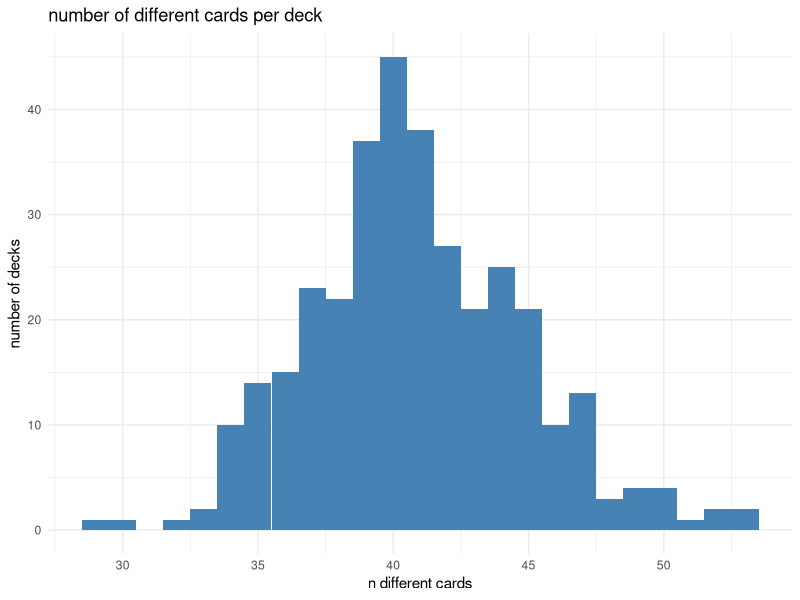
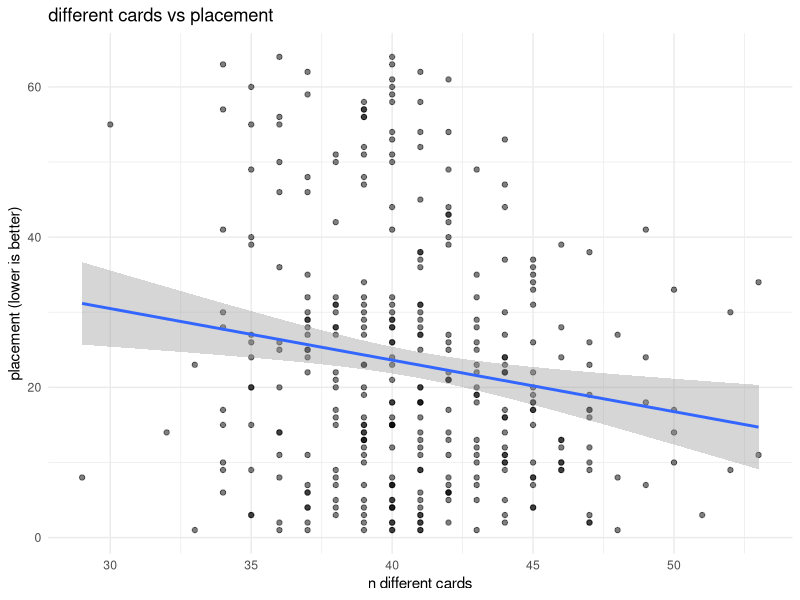

The R source for these figures, in order: (Note: this script raises an error after producing the figures.)
## ---- chunk 1
library(dplyr)
library(ggplot2)
library(tidyr)

# Carica i dati
decks <- read.csv("./datasets/DATASET-decks-TCG-3-six_months.csv")
tournaments <- read.csv("./datasets/DATASET-tournaments-TCG-3-six_months.csv")

# Calcola statistiche di composizione per ogni deck
deck_stats <- decks %>%
  group_by(deck_id) %>%
  summarise(
    num_unique_cards = n_distinct(name),
    avg_copies = mean(copies),
    var_copies = var(copies),
    archetype = first(archetype)
  )

# Unisci con i risultati del torneo (per confronto con performance)
deck_stats <- left_join(deck_stats, tournaments %>% dplyr::select(deck_id, placement), by = "deck_id")

# Visualizza la distribuzione della varietà dei mazzi
ggplot(deck_stats, aes(x = num_unique_cards)) +
  geom_histogram(binwidth = 1, fill = "steelblue") +
  theme_minimal() +
  labs(title = "number of different cards per deck", x = "n different cards", y = "number of decks")

# Relazione tra numero di carte uniche e piazzamento
ggplot(deck_stats, aes(x = num_unique_cards, y = placement)) +
  geom_point(alpha = 0.5) +
  geom_smooth(method = "lm") +
  theme_minimal() +
  labs(title = "different cards vs placement", x = "n different cards", y = "placement (lower is better)")


regr = lm(deck_stats$placement ~ deck_stats$num_unique_cards)
summary(regr)
## ---- chunk 2
regr = lm(deck_stats$placement ~ deck_stats$num_unique_cards + deck_stats$archetype)
summary(regr)
## ---- chunk 3
most_used_cards <- decks %>%
  group_by(name) %>%
  summarise(count = n()) %>%
  arrange(desc(count)) %>%
  head(20)
## ---- chunk 4
library(tidyverse)
library(reshape2)

# Carica il file esportato
df <- most_used_cards

# =======================
# BARPLOT PER ARCHETYPE
# =======================

# Riorganizza i dati in formato long per il barplot
df_long <- df %>%
  dplyr::select(card, starts_with("Top8.Decks"), everything()) %>%
  pivot_longer(cols = -(1:5), names_to = "Archetype", values_to = "Top8_Count") %>%
  filter(Top8_Count > 0)

# Grafico a barre
ggplot(df_long, aes(x = reorder(Card, Top8_Count), y = Top8_Count, fill = Archetype)) +
  geom_bar(stat = "identity") +
  coord_flip() +
  labs(title = "Top 20 Carte nei Top 8 per Archetype",
       x = "Carta", y = "Numero di Mazzi Top 8") +
  theme_minimal()

# =======================
# HEATMAP
# =======================

# Prepara i dati per la heatmap
heatmap_data <- df_long %>%
  pivot_wider(names_from = Archetype, values_from = Top8_Count, values_fill = 0)

# Converti in matrice per ggplot
heatmap_melt <- melt(heatmap_data, id.vars = "Card")

# Heatmap con valori
ggplot(heatmap_melt, aes(x = variable, y = reorder(Card, desc(Card)), fill = value)) +
  geom_tile(color = "white") +
  scale_fill_gradient(low = "white", high = "red") +
  geom_text(aes(label = value), size = 3) +
  labs(title = "Heatmap: Presenza Carte Top 20 nei Top 8 per Archetype",
       x = "Archetype", y = "Carta") +
  theme_minimal() +
  theme(axis.text.x = element_text(angle = 45, hjust = 1))
